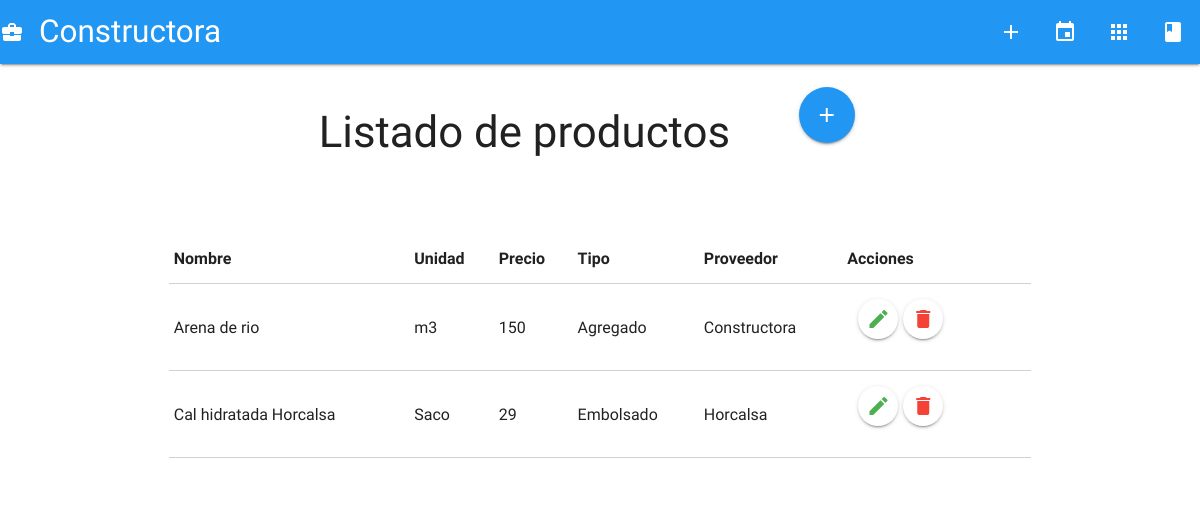
The app's page /productos/, older data.
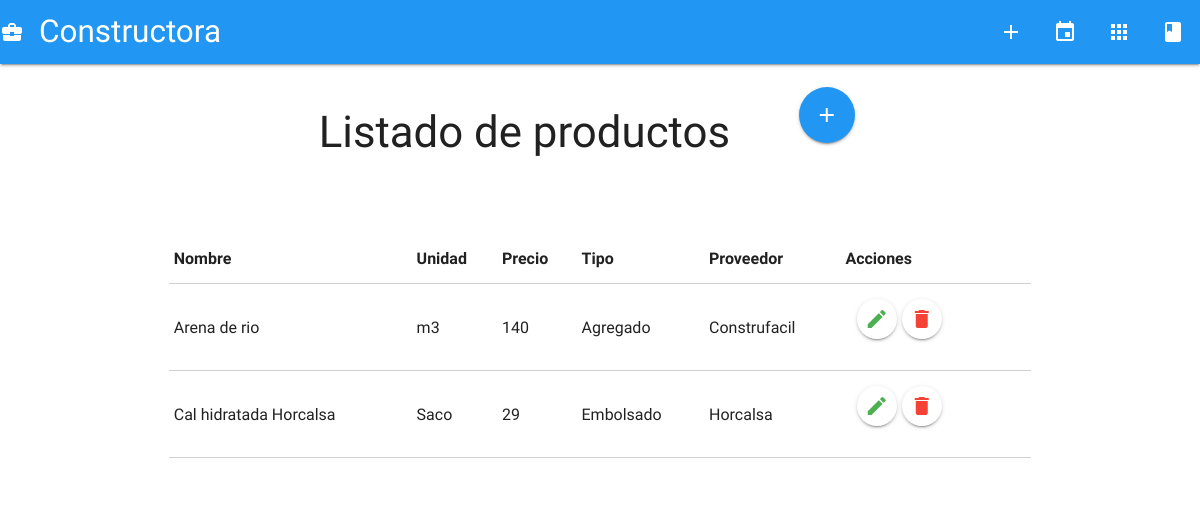
The same page, newer data.
### constructora/models.py (models this page shows, shortened)
class Producto(models.Model):
    nombre    = models.CharField(max_length=30)
    unidad    = models.CharField(max_length=20)
    marca    = models.CharField(max_length=30)
    precio      = models.CharField(max_length=10)
    proveedor   = models.ForeignKey(Proveedor, on_delete=models.CASCADE)
    tipo =  models.ForeignKey(Tipo, on_delete=models.CASCADE)

class Tipo (models.Model):
    nombre =   models.CharField(max_length=30)
    descripcion = models.CharField(max_length=100)
    def __str__(self):
        return self.nombre

class Proveedor (models.Model):
    nombre  =   models.CharField(max_length=30)
    descripcion = models.CharField(max_length=150)
    def __str__(self):
        return self.nombre

### constructora/views.py (the view)
# urls.py: url(r'^productos/$', views.lista_productos, name='url_productos'),
def lista_productos(request):
    prods = Producto.objects.filter()
    return render(request, 'constructora/productos.html',{'prod': prods})

### constructora/templates/constructora/productos.html (shortened to what this page needs)
{% extends 'constructora/base.html' %}
{% block content %}
  <div class="row center-align">
    <br>
    <div class="row">
      <div class="col l6 offset-l2">
        <h3>Listado de productos</h3>
      </div>
      <div class="col l2">
        <a href="{% url 'url_nuevo_producto' %}" class="btn-floating btn-large waves-effect waves-light blue tooltipped" data-position="bottom" data-delay="50" data-tooltip="Nuevo producto"><i class="material-icons">add</i></a>
      </div>
    </div>
    <div class="col l12">
      <table class="bordered highlight">
        <thead >
          <tr>
              <th>Nombre</th>
              <th>Unidad</th>
              <th>Precio</th>
              <th>Tipo</th>
              <th>Proveedor</th>
              <th>Acciones</th>
          </tr>
        </thead>
        {% for p in prod %}
        <div class="row">
          <tr>
            <td>{{p.nombre}}</td>
            <td>{{p.unidad}}</td>
            <td>{{p.precio}}</td>
            <td>{{p.tipo}}</td>
            <td>{{p.proveedor}}</td>
            <td>
                <div class="col l3">
                  <form class="" action="{% url 'url_editar_producto' pk=p.pk %}" method="post">
                    <button class="btn-floating white tooltipped" data-position="bottom" data-delay="50" data-tooltip="Editar" type="submit" name="button">
                      <i class="green-text material-icons">edit</i>
                    </button>
                  </form>
                </div>
                <div class="col l3">
                  <form class="" action="{% url 'url_eliminar_producto' pk=p.pk %}" method="post">
                    <button class="btn-floating white tooltipped" data-position="bottom" data-delay="50" data-tooltip="Eliminar" type="submit" name="button">
                      <i class="red-text material-icons">delete</i>
                    </button>
                  </form>
                </div>
            </td>
          </tr>
        </div>
        {% endfor %}
      </table>
    </div>
  </div>
{% endblock content %}

### constructora/templates/constructora/base.html (shortened to what this page needs)
{% load staticfiles %}
    <html>
        <head>
            <link rel="stylesheet" href="{% static 'css/materialize.min.css' %}" media="screen,projection"/>
        </head>
        <body style="background-image: url('http://www.maestranzacyc.cl/images/fondo-inicio-2r.jpg')">
          <nav>
            <div class="nav-wrapper blue">
              <a href="{% url 'index' %}" class="brand-logo"><i class="material-icons">business_center</i>Constructora</a>
              <ul class="right hide-on-med-and-down">
                <li><a href="{% url 'url_nuevo' %}" class="tooltipped" data-position="bottom" data-delay="50" data-tooltip="Nuevo proyecto"><i class="material-icons">add</i></a></li>
                <li><a href="{% url 'url_proyectos' %}" class="tooltipped" data-position="bottom" data-delay="50" data-tooltip="Ver mis proyectos"><i class="material-icons">insert_invitation</i></a></li>
                <li><a href="{% url 'url_productos' %}" class="tooltipped" data-position="bottom" data-delay="50" data-tooltip="Productos"><i class="material-icons">apps</i></a></li>
                <li><a href="{% url 'url_proveedores' %}" class="tooltipped" data-position="bottom" data-delay="50" data-tooltip="Proveedores"><i class="material-icons">class</i></a></li>
              </ul>
            </div>
          </nav>
            <div class="container">
                <div class="row">
                      {% block content %}
                      {% endblock %}
                </div>
            </div>
        </body>
    </html>

Row changes from the older to the newer data that the page shows:
changed Producto "Arena de rio": precio "150" → "140"; proveedor "Constructora" → "Construfacil"
